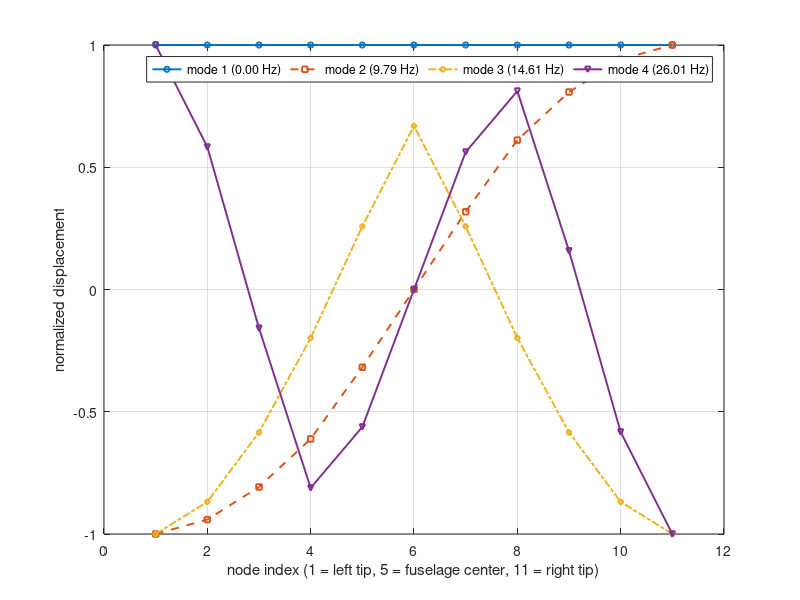

The MATLAB source for this figure: (Note: this script raises an error after producing the figure.)
clear; close all; clc;


%% ---- Parameters (match Table X) ----
l  = 1.8;           % m
E  = 70e9;          % Pa
I  = 8.0e-5;        % m^4
k  = 3*E*I / l^3;   % elemental stiffness (pedagogical estimate)

% mass classes (kg)
m1 = 45;    % tip tank (left/right)
m2 = 60;    % intermediate wing
m3 = 120;   % engine / inner-wing
m4 = 420;   % fuselage center

% mass vector left-tip -> right-tip (11 DOF)
m_vec = [m1, m2, m2, m3, m2, m4, m2, m3, m2, m2, m1]';

%% ---- Build Mass matrix ----
n = length(m_vec);        % should be 11
M = diag(m_vec);          % diagonal mass matrix

%% ---- Build global stiffness matrix for 1D chain ----
K = zeros(n);
for i = 1:(n-1)
    K(i,i)     = K(i,i)     + k;
    K(i+1,i+1) = K(i+1,i+1) + k;
    K(i,i+1)   = K(i,i+1)   - k;
    K(i+1,i)   = K(i+1,i)   - k;
end

%% ---- Solve generalized eigenvalue problem ----
% K*Phi = Lambda*M*Phi
[Phi, Lambda] = eig(K, M);            % Phi columns are eigenvectors
lambda_vals   = diag(Lambda);

% Guard against small negative numerical values
lambda_vals(lambda_vals < 0 & lambda_vals > -1e-12) = 0;

% Sort eigenvalues (and eigenvectors) ascending
[lambda_sorted, idx] = sort(lambda_vals);
Phi_sorted = Phi(:, idx);

% Natural frequencies
omega = sqrt(lambda_sorted);          % rad/s
freq_hz = omega / (2*pi);             % Hz

fprintf('Natural frequencies (Hz):\n');
disp(freq_hz(:))

%% ---- Mass-normalize modes (Phi_nm' * M * Phi_nm = I) ----
Phi_nm = Phi_sorted;                  % copy
for i = 1:size(Phi_nm,2)
    modal_mass = Phi_nm(:,i)' * M * Phi_nm(:,i);   % scalar
    Phi_nm(:,i) = Phi_nm(:,i) / sqrt(modal_mass);
end
% Sanity check (should be identity)
% cond_check = norm(Phi_nm' * M * Phi_nm - eye(n)); disp(cond_check);

%% ---- Prepare mode shapes for plotting (normalize each to max abs = 1) ----
% We'll use the mass-normalized vectors for correctness, then scale for plotting
Phi_plot = Phi_nm;
for i = 1:size(Phi_plot,2)
    Phi_plot(:,i) = Phi_plot(:,i) / max(abs(Phi_plot(:,i)));
end

% Extract first 5 modes for plotting
phi1 = Phi_plot(:,1);
phi2 = Phi_plot(:,2);
phi3 = Phi_plot(:,3);
phi4 = Phi_plot(:,4);
phi5 = Phi_plot(:,5);
phi6 = Phi_plot(:,6);

nodes = 1:n;

%% ---- Plot all five mode shapes in a single figure (no loops) ----
fig = figure('Units','inches','Position',[1 1 6 2.5]);

plot(nodes, phi1, 'o-', 'LineWidth', 1.4, 'MarkerSize', 4); hold on
plot(nodes, phi2, 's--', 'LineWidth', 1.4, 'MarkerSize', 4)
plot(nodes, phi3, 'd-.', 'LineWidth', 1.4, 'MarkerSize', 4)
plot(nodes, phi4, 'v-', 'LineWidth', 1.4, 'MarkerSize', 4)


hold off

grid on
xlabel('node index (1 = left tip, 5 = fuselage center, 11 = right tip)')
ylabel('normalized displacement')

lgd = legend( ...
    sprintf('mode 1 (%.2f Hz)', freq_hz(1)), ...
    sprintf('mode 2 (%.2f Hz)', freq_hz(2)), ...
    sprintf('mode 3 (%.2f Hz)', freq_hz(3)), ...
    sprintf('mode 4 (%.2f Hz)', freq_hz(4)), ...
    sprintf('mode 5 (%.2f Hz)', freq_hz(5)), ...
    sprintf('mode 5 (%.2f Hz)', freq_hz(6)), ...
    'NumColumns',4, ...
    'Orientation','horizontal');


% Shrink axes to make room at top
ax = gca;
ax.Units = 'normalized';
ax.Position = [0.10 0.18 0.85 0.62];   % [left bottom width height]

% Place legend above axes (inside figure)
lgd.Units = 'normalized';
lgd.Position = [0.15 0.82 0.70 0.12];  % centered at top

lgd.Box = 'on';

xlim([1 n])
ylim([-1.2 1.2])


%% ---- Save figure to PNG with exact size ----
% ensure printed size matches figure dimensions
set(gcf,'PaperUnits','inches','PaperPosition',[0 0 6 2.5])
print(gcf, 'N310GMU_mode_shapes', '-dpng', '-r300')
